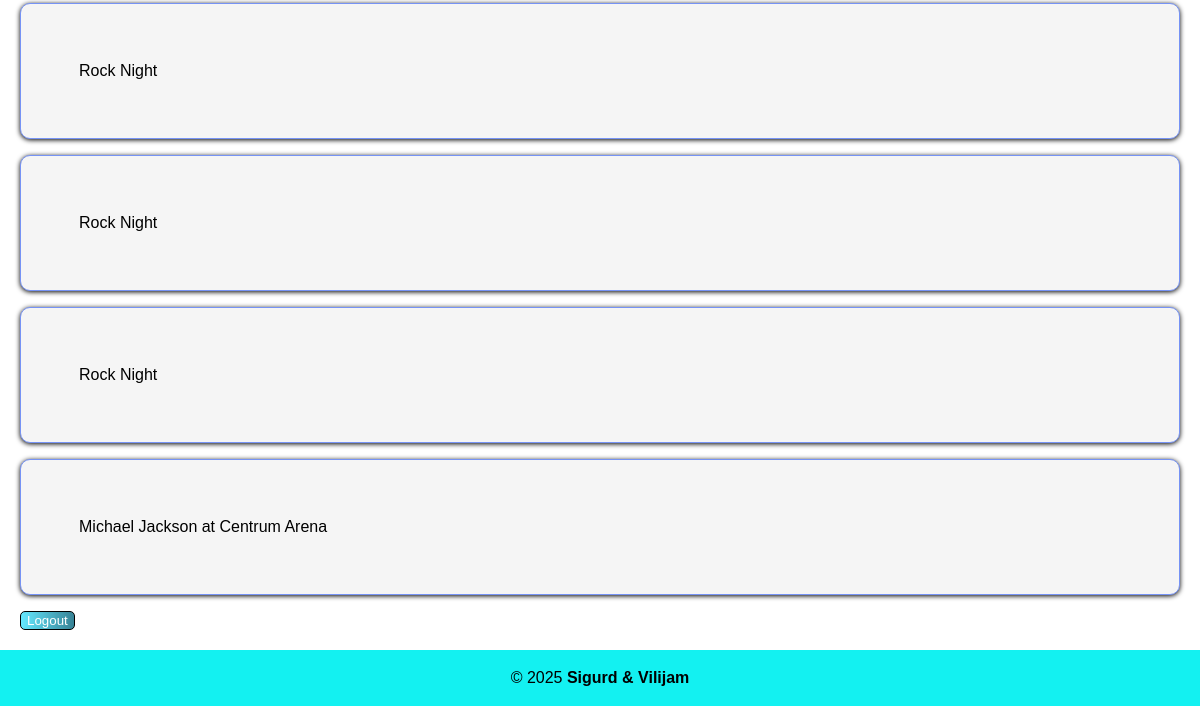
The page /profile/ (signed in, lower part) on the database as committed earlier.
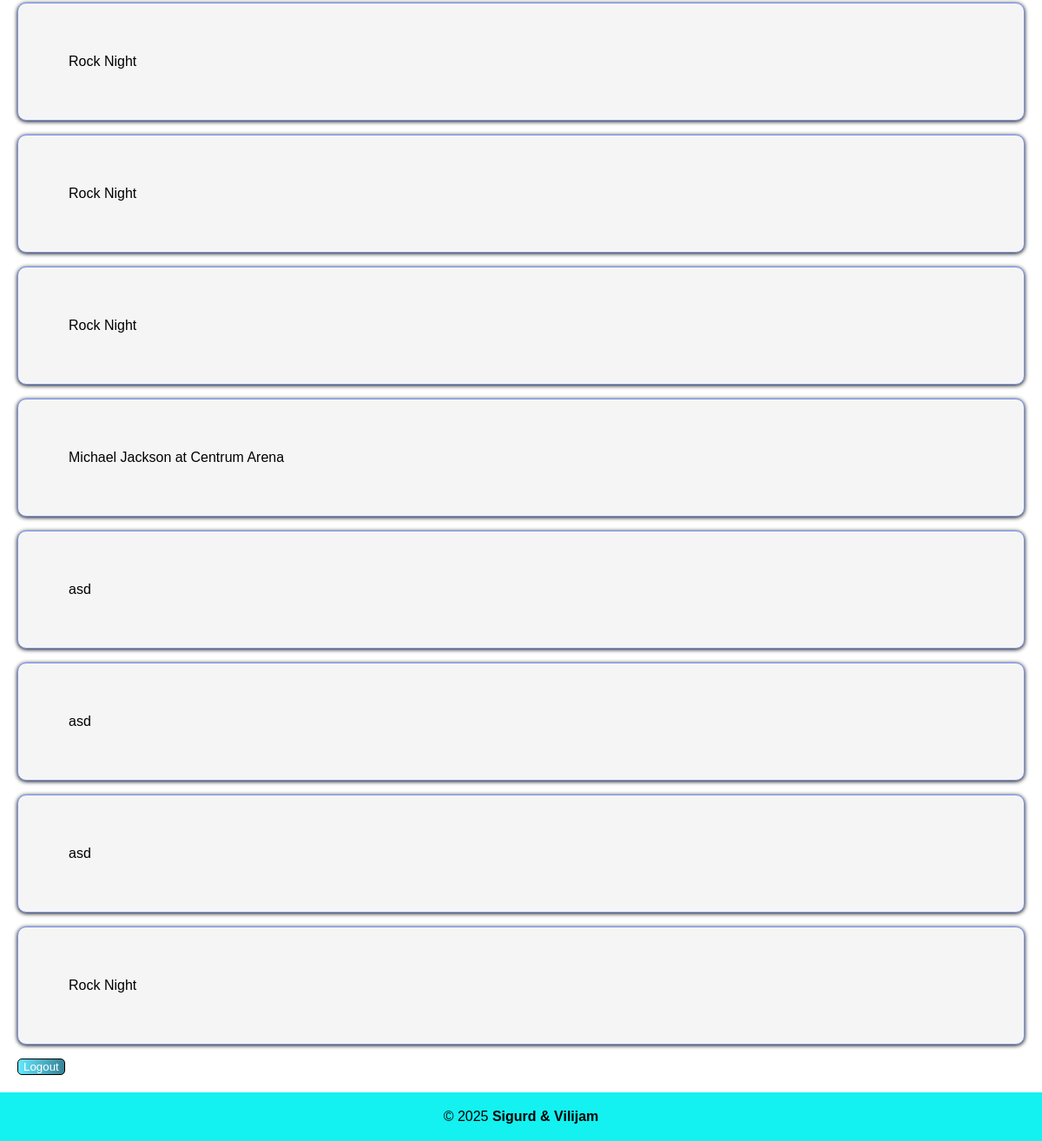
The same page on the database as committed later.
### app/models.py (models this page shows, shortened)
class Tickets(models.Model):
    event = models.ForeignKey(Events, on_delete=models.CASCADE, related_name="tickets")
    fan = models.ForeignKey(Fan, on_delete=models.CASCADE, related_name="tickets")
    ticketnumber = models.IntegerField()
    is_used = models.BooleanField(default=False)

class Events(models.Model):
    eventname = models.CharField(max_length=100)
    eventdate = models.DateField()
    eventtime = models.TimeField()
    location = models.ForeignKey(Location, on_delete=models.CASCADE, related_name="events")
    eventdescription = models.TextField()
    eventimage = models.ImageField(upload_to="eventpics/", default="eventpics/default.png", null=True, blank=True)
    EventArtists = models.ManyToManyField(Artist, through="EventArtists", related_name="event_artists")
    eventvenue = models.ForeignKey(Venue, on_delete=models.CASCADE, related_name="event_venue")
    ticketsold = models.IntegerField(default=0)
    ticketprice = models.DecimalField(max_digits=5, decimal_places=2)
    genres = models.ManyToManyField(Genre, related_name="events")
    authorized_doormen = models.ManyToManyField(Doorman, related_name="events", blank=True)

### app/views.py (the view)
# urls.py: path("profile/", views.profile, name="profile"),
@profile_required
@login_required
def profile(request):
    return render(request, "profile.html")

### app/utils.py (called while the page is built)
def profile_required(view_func):
    @wraps(view_func)
    def checkprofile(request, *args, **kwargs):
        user = request.user
        if not (
            hasattr(user, "fan_user") or
            hasattr(user, "artist_user") or
            hasattr(user, "venue_user") or
            hasattr(user, "doorman_user")
        ):
            return redirect("createprofile")
        return view_func(request, *args, **kwargs)
    return checkprofile

### templates/profile.html (shortened to what this page needs)
{%extends "base.html"%}
{%block content%}
    <div class="container">
    {% if user.role == "fan" %}
        <div class="tickets">
            {% for ticket in user.fan_user.tickets.all %}
                <p class="card">
                    <a href="{% url 'ticket' ticket.id %}">{{ ticket.event.eventname }}</a>
                </p>
            {% endfor %}
        </div>
    {% endif %}
    <form method="post" action="{% url 'logout' %}">
        <button type="submit">Logout</button>
    </form>
    </div>
{%endblock%}

Rows that differ between the two databases and show on the page:
added Tickets: event.eventname "asd"
added Tickets: event.eventname "asd"
added Tickets: event.eventname "asd"
added Tickets: event.eventname "Rock Night"
